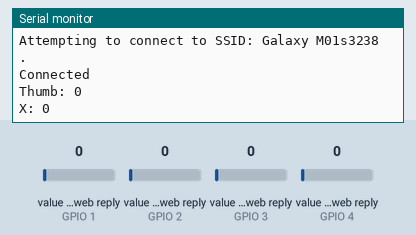
Simulated run of this sketch. Board: ESP32. On the bench: the last lines printed to the serial monitor. The test bench sets the inputs (shaded band); at power-on: value in the web reply (sensors on GPIO 1, GPIO 2, GPIO 3, GPIO 4) 0. WiFi joins after 1.5 s; servers stay silent unless stated; web services answer with replies made up by the test bench.

Above: at 6.2 s.
6.3 s: value in the web reply (sensor on GPIO 1) set to 2
At 8.9 s:
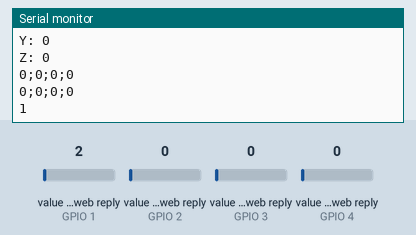
11.1 s: value in the web reply (sensor on GPIO 2) set to 2
At 11.8 s:
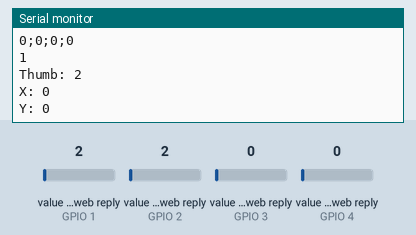
15.9 s: value in the web reply (sensor on GPIO 3) set to 2
At 18.6 s:
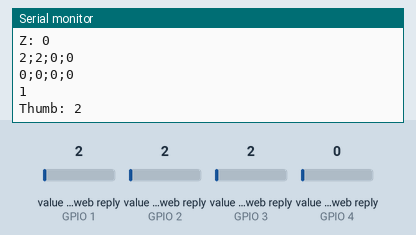
20.7 s: value in the web reply (sensor on GPIO 4) set to 2
At 24.9 s:
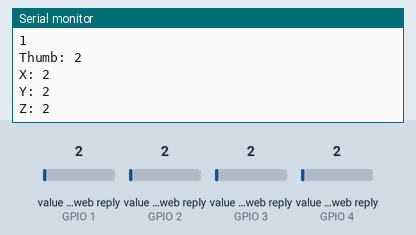
25.5 s: value in the web reply (sensor on GPIO 1) set to 25
At 29.9 s:
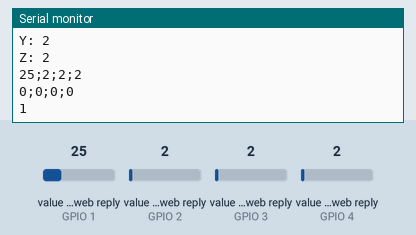
30.3 s: value in the web reply (sensor on GPIO 2) set to 25
At 34.4 s:
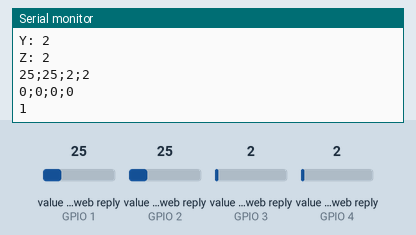
Timing chart, 0 to 35.9 s (numbered marks = the images above; inputs shaded):
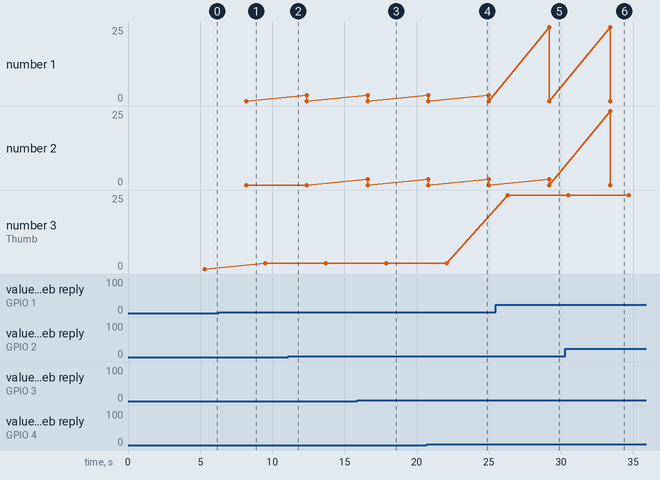

The sketch:

CloudReadAvg.ino
```cpp
#include <WiFi.h>
#include <WiFiUdp.h>
#include <stdlib.h>
#include <math.h>
#include "ThingSpeak.h" // always include thingspeak header file after other header files and custom macros

const char * ssid = "Galaxy M01s3238";
const char * pwd = "boem0957";
int keyIndex = 0;            // your network key Index number (needed only for WEP)
WiFiClient  client;

// IP address to send UDP data to.
// it can be ip address of the server or
// a network broadcast address
// here is broadcast address
const char * udpAddress = "192.168.116.115";
const int udpPort = 44444;

//Channel details
unsigned long ChannelNumber = 1757700;
const char * myReadAPIKey = "5GUQ1ZVQNBD50U7Y";

int statusCode = 0;

//create UDP instance
WiFiUDP udp;

void setup() {
  Serial.begin(115200);      // Initialize serial
  while (!Serial) {
    ; // wait for serial port to connect. Needed for Leonardo native USB port only
  }

  WiFi.mode(WIFI_STA);

  ThingSpeak.begin(client);  // Initialize ThingSpeak

  // Connect or reconnect to WiFi
  if(WiFi.status() != WL_CONNECTED){
    Serial.print("Attempting to connect to SSID: ");
    Serial.println(ssid);
    while(WiFi.status() != WL_CONNECTED){
      WiFi.begin(ssid, pwd); // Connect to WPA/WPA2 network. Change this line if using open or WEP network
      Serial.print(".");
      delay(5000);
    }
    Serial.println("\nConnected");
  }
}

void loop() {
    int thumb = ThingSpeak.readIntField(ChannelNumber,1, myReadAPIKey);
   // Check the status of the read operation to see if it was successful
  statusCode = ThingSpeak.getLastReadStatus();
  if(statusCode == 200){
    Serial.println("Thumb: " + String(thumb));
  }
  else{
    Serial.println("Problem reading channel. HTTP error code " + String(statusCode));
  }

  delay(500); // No need to read the counter too often.

  int xc = ThingSpeak.readIntField(ChannelNumber,2, myReadAPIKey);
   // Check the status of the read operation to see if it was successful
  statusCode = ThingSpeak.getLastReadStatus();
  if(statusCode == 200){
    Serial.println("X: " + String(xc));
  }
  else{
    Serial.println("Problem reading channel. HTTP error code " + String(statusCode));
  }

  delay(500); // No need to read the counter too often.

  int yc = ThingSpeak.readIntField(ChannelNumber,3, myReadAPIKey);
   // Check the status of the read operation to see if it was successful
  statusCode = ThingSpeak.getLastReadStatus();
  if(statusCode == 200){
    Serial.println("Y: " + String(yc));
  }
  else{
    Serial.println("Problem reading channel. HTTP error code " + String(statusCode));
  }

  delay(500); // No need to read the counter too often.

  int zc = ThingSpeak.readIntField(ChannelNumber,4, myReadAPIKey);
   // Check the status of the read operation to see if it was successful
  statusCode = ThingSpeak.getLastReadStatus();
  if(statusCode == 200){
    Serial.println("Z: " + String(zc));
  }
  else{
    Serial.println("Problem reading channel. HTTP error code " + String(statusCode));
  }

  delay(500); // No need to read the counter too often.

  String p1=";";
  Serial.println(thumb + p1 + xc + p1 + yc + p1 + zc);

int g = 0;
  if (thumb < 975){
    g = 0;
  }
  else if (thumb > 2780){
    g = 127;
  }
  else{
  g = round((127 * (thumb - 975))/(2780 -975));
  }

  int x = 0;
  if (xc < 912){
    x = 0;
  }
  else if (xc > 2670){
    x = 127;
  }
  else{
  x = round((127 * (xc - 912))/(2670 -912));
  }

  int y = 0;
  if (yc < 844){
    y = 0;
  }
  else if (yc > 2484){
    y = 127;
  }
  else{
  y = round((127 * (yc - 844))/(2484 - 844));
  }

  int z = 0;
  if (zc < 1100){
    z = 0;
  }
  else if (zc > 2750){
    z = 127;
  }
  else{
  z = round((127 * (zc - 1100))/(2750 - 1100));
  }

  Serial.println(x+ p1 + y + p1 + z + p1 + g);

  int d = 0;
  if (g<=63) {
      d = 1;
    Serial.println(d);
    } else {
      d = 0;
      Serial.println(d);
    }

  //data will be sent to server
  uint8_t buffer[50]= {x,y,z,d};
  //This initializes udp and transfer buffer
  udp.beginPacket(udpAddress, udpPort);
  udp.write(buffer, 4);
  udp.endPacket();
  memset(buffer, 0, 50);
  //processing incoming packet, must be called before reading the buffer
  udp.parsePacket();
  //receive response from server, it will be HELLO WORLD
  if(udp.read(buffer, 50) > 0){
    Serial.print("Server to client: ");
    Serial.println((char *)buffer);
  }
  //Wait for 1 second
  delay(1000);
}
```

Measured:
- after the input at 20.7 s, the serial monitor: prints a new line after 3.8 s (image 4)
- after the input at 25.5 s, the serial monitor: prints a new line after 0.81 s (image 5)
- after the input at 30.3 s, the serial monitor: prints a new line after 1.0 s (image 6)
- plotted number 3: 0 → 2 after the input at 6.3 s, 2 → 25 after the input at 25.5 s
